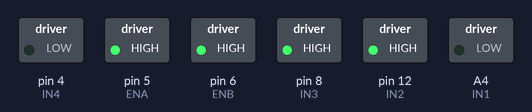
The sketch below on a simulated Arduino Uno, built with avr-gcc and run on an emulated ATmega328P. On the bench: switched loads named in the sketch (green lamp = pin HIGH).

Above: at 0.15 s.
At 0.75 s:
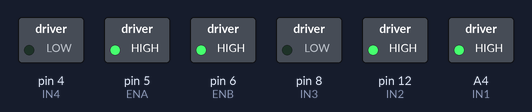
At 1.05 s:
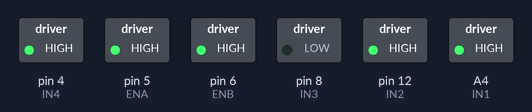
At 1.35 s:
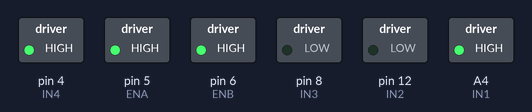
At 1.95 s:
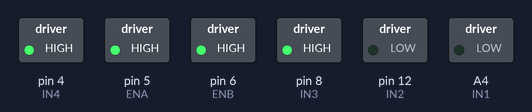
At 39.72 s:
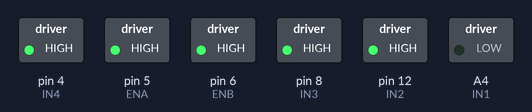
Timing chart, 0 to 40.0 s (numbered marks = the images above):
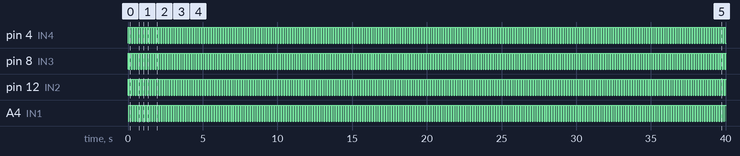

Measured:
- by itself, pin 4 (IN4), pin 8 (IN3), A4 (IN1): alternates HIGH for 0.10 s and LOW for 0.06 s
- by itself, pin 12 (IN2): repeats every 0.16 s: LOW 0.06 s, HIGH 0.10 s

The sketch:

motorstep.ino
```cpp
int ENA = 5;
int ENB = 6;
int IN1 = A4;
int IN2 = 12;
int IN3 = 8;
int IN4 = 4;
int t = 20;

void setup()
{
  pinMode(ENA,OUTPUT);
  pinMode(ENB,OUTPUT);
  pinMode(IN1,OUTPUT);
  pinMode(IN2,OUTPUT);
  pinMode(IN3,OUTPUT);
  pinMode(IN4,OUTPUT);
  digitalWrite(ENA,1);
  digitalWrite(ENB,1);
}

void loop()               //死循环体
{
 digitalWrite(IN1,0);
 digitalWrite(IN2,1);
 digitalWrite(IN3,1);
 digitalWrite(IN4,1);
 delay(t);

 digitalWrite(IN1,0);
 digitalWrite(IN2,0);
 digitalWrite(IN3,1);
 digitalWrite(IN4,1);
 delay(t);

 digitalWrite(IN1,1);
 digitalWrite(IN2,0);
 digitalWrite(IN3,1);
 digitalWrite(IN4,1);
 delay(t);

 digitalWrite(IN1,1);
 digitalWrite(IN2,0);
 digitalWrite(IN3,0);
 digitalWrite(IN4,1);
 delay(t);

 digitalWrite(IN1,1);
 digitalWrite(IN2,1);
 digitalWrite(IN3,0);
 digitalWrite(IN4,1);
 delay(t);

 digitalWrite(IN1,1);
 digitalWrite(IN2,1);
 digitalWrite(IN3,0);
 digitalWrite(IN4,0);
 delay(t);

 digitalWrite(IN1,1);
 digitalWrite(IN2,1);
 digitalWrite(IN3,1);
 digitalWrite(IN4,0);
 delay(t);

 digitalWrite(IN1,0);
 digitalWrite(IN2,1);
 digitalWrite(IN3,1);
 digitalWrite(IN4,0);
 delay(t);

}
```
